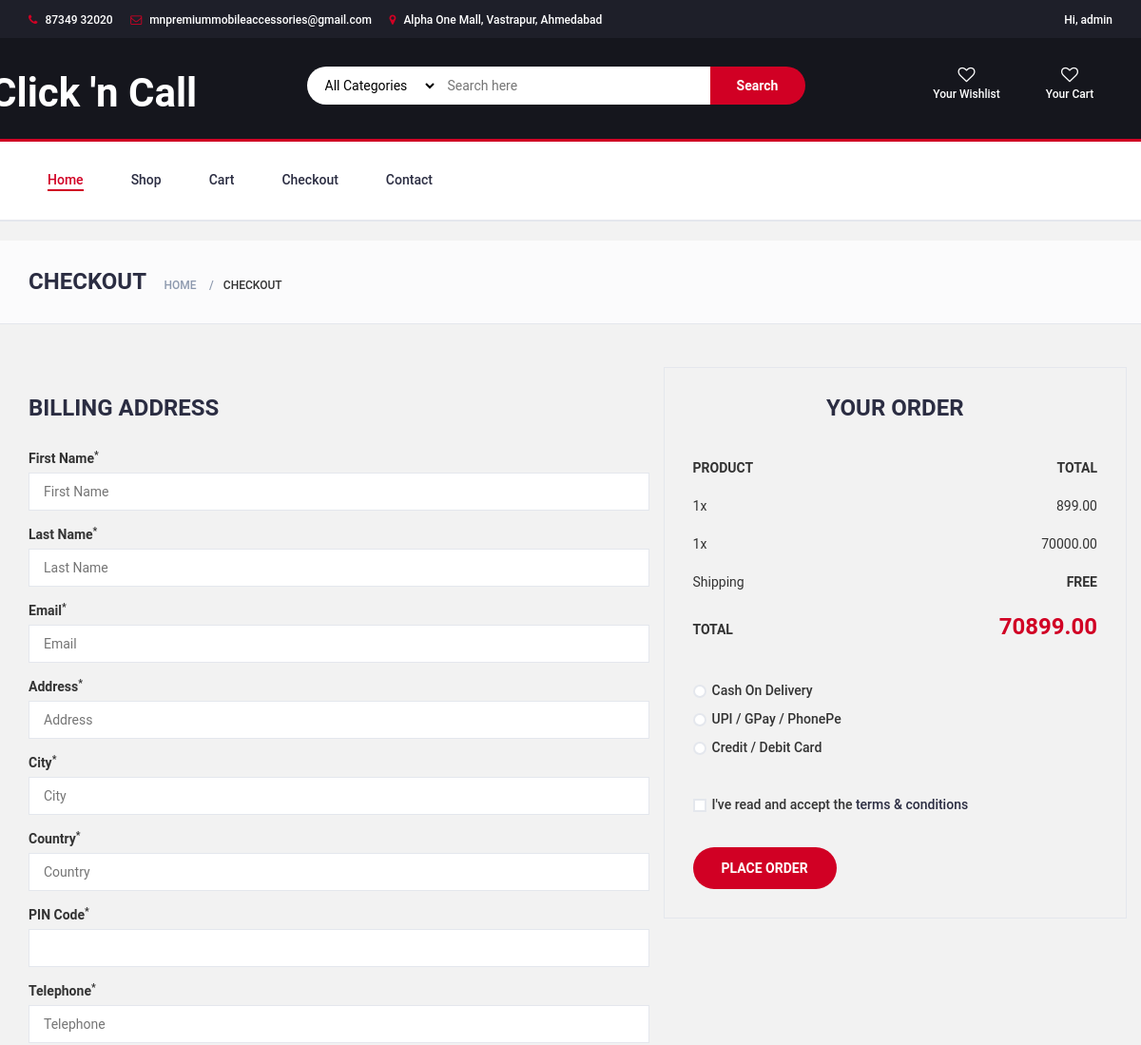
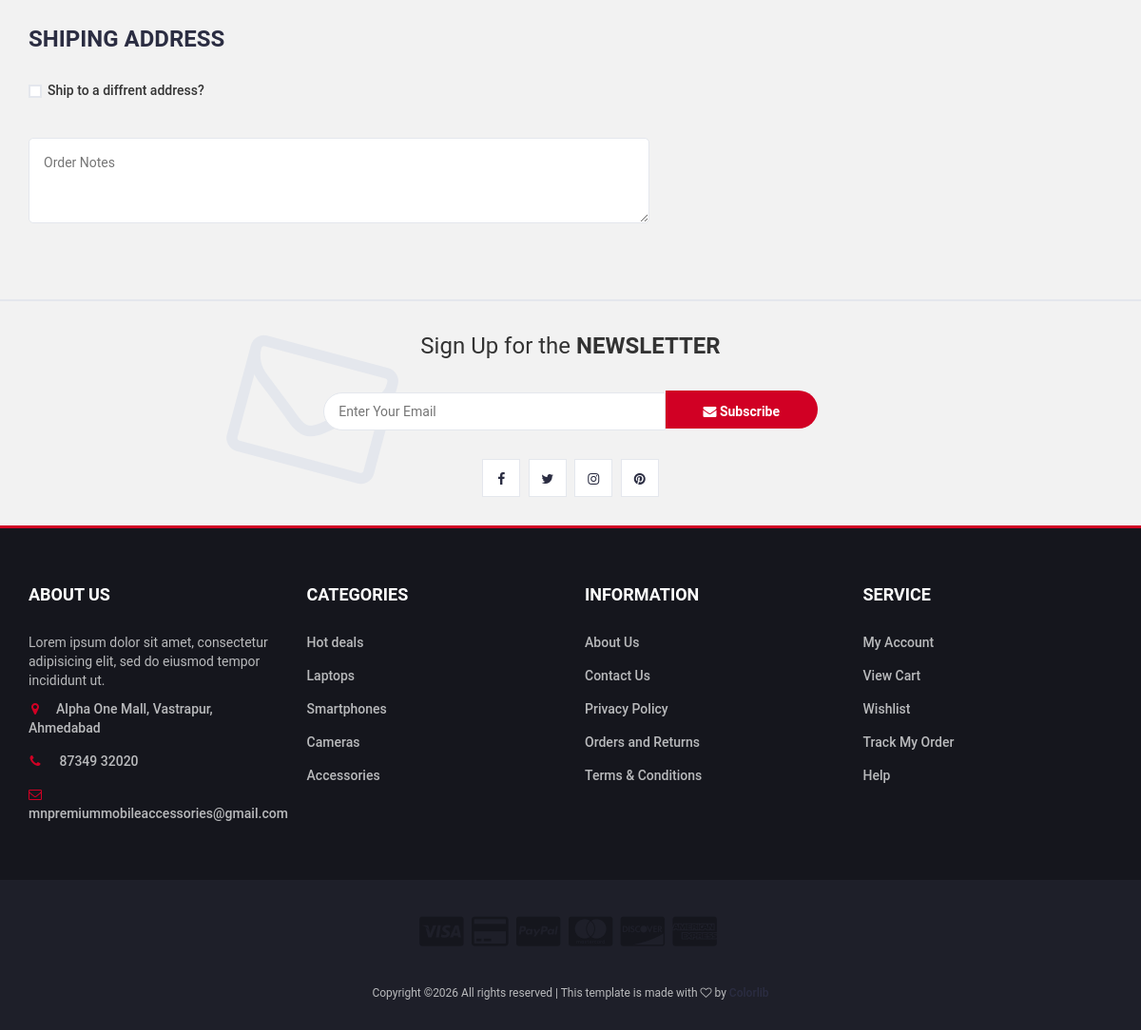
/checkout/ (signed in), run on the app's committed database (2 pictures, top to bottom).
### shop/models.py (models this page shows, shortened)
class Cart(models.Model):
    user = models.ForeignKey(settings.AUTH_USER_MODEL, on_delete=models.CASCADE)
    product = models.ForeignKey(Product, on_delete=models.CASCADE)
    quantity = models.PositiveIntegerField(default=1)
    added_at = models.DateTimeField(auto_now_add=True)

### shop/views.py (the view)
# urls.py: path('checkout/', views.checkout, name='checkout'),
@login_required
def checkout(request):
    cart_items = Cart.objects.filter(user=request.user)  # fetch logged-in user's cart
    for item in cart_items:
        item.total_price = item.product.price * item.quantity  # add total_price attribute
    total = sum(item.total_price for item in cart_items)
    context = {
        'cart_items': cart_items,
        'total': total,
    }
    return render(request, 'checkout.html', context)

### shop/context_processors.py (called while the page is built)
def categories_processor(request):
    return {
        'categories': ProductCategory.objects.all()
    }

### templates/checkout.html (shortened to what this page needs)
{% load static %}
<!DOCTYPE html>
<html lang="en">
	<head>
		<link rel="stylesheet" href="{% static 'css/bootstrap.min.css' %}"/>
		<link type="text/css" rel="stylesheet" href="{% static 'css/slick.css' %}"/>
		<link type="text/css" rel="stylesheet" href="{% static 'css/slick-theme.css' %}"/>
		<link type="text/css" rel="stylesheet" href="{% static 'css/nouislider.min.css' %}"/>
		<link rel="stylesheet" href="{% static 'css/font-awesome.min.css' %}">
		<link type="text/css" rel="stylesheet" href="{% static 'css/style.css' %}"/>
    </head>
	<body>
		<header>
<div id="top-header">
    <div class="container">
        <ul class="header-links pull-left">
            <li><a href="#"><i class="fa fa-phone"></i> 87349 32020</a></li>
            <li><a href="#"><i class="fa fa-envelope-o"></i> mnpremiummobileaccessories@gmail.com</a></li>
            <li><a href="#"><i class="fa fa-map-marker"></i> Alpha One Mall, Vastrapur, Ahmedabad</a></li>
        </ul>
       <ul class="header-links pull-right">
<li class="dashboard-dropdown">
    <a href="#" class="dashboard-link" onclick="toggleDashboard(event)">
        {% if user.is_authenticated %}
            Hi, {{ user.username }}
        {% else %}
            My Dashboard
        {% endif %}
    </a>
</li>
    </div>
</div>
			<div id="header">
				<div class="container">
					<div class="row">
						<div class="col-md-3">
							<div class="header-logo">
								<a href="#" class="logo">
									<h1 class="logo">Click 'n Call</h1>
								</a>
							</div>
						</div>
						<div class="col-md-6">
							<div class="header-search">
								<form method="get" action="{% url 'store' %}">
									 <select name="category" onchange="this.form.submit()" class="input-select">
        <option value="">All Categories</option>
    </select>
									<input class="input" placeholder="Search here">
									<button class="search-btn">Search</button>
								</form>
							</div>
						</div>
						<div class="col-md-3 clearfix">
							<div class="header-ctn">
								<div>
									<a href="{% url 'wishlist' %}">
										<i class="fa fa-heart-o"></i>
										<span>Your Wishlist</span>
									</a>
								</div>
								<div>
									<a href="{% url 'cart' %}">
										<i class="fa fa-heart-o"></i>
										<span>Your Cart</span>
									</a>
								</div>
							</div>
						</div>
					</div>
				</div>
			</div>
		</header>
		<nav id="navigation">
			<div class="container">
				<div id="responsive-nav">
					<ul class="main-nav nav navbar-nav">
						<li class="active"><a href="{% url 'index' %}">Home</a></li>
						<li><a href="{% url 'store' %}">Shop</a></li>
						<li><a href="{% url 'cart' %}">Cart</a></li>
						<li><a href="{% url 'checkout' %}">Checkout</a></li>
						<li><a href="{% url 'contact' %}">Contact</a></li>
					</ul>
				</div>
			</div>
		</nav>
		<div id="breadcrumb" class="section">
			<div class="container">
				<div class="row">
					<div class="col-md-12">
						<h3 class="breadcrumb-header">Checkout</h3>
						<ul class="breadcrumb-tree">
							<li><a href="#">Home</a></li>
							<li class="active">Checkout</li>
						</ul>
					</div>
				</div>
			</div>
		</div>
		 <form method="POST" action="{% url 'place_order' %}">
		<div class="section">
			<div class="container">
				<div class="row">
					<div class="col-md-7">
						<div class="billing-details">
							<div class="section-title">
								<h3 class="title">Billing address</h3>
							</div>
							<div class="form-group">
								<label class="form-label my-3">First Name<sup>*</sup></label>
								<input class="input" type="text" name="first_name" placeholder="First Name" pattern="[A-Za-z ]+" required title="Only alphabets allowed">
							</div>
							<div class="form-group">
								<label class="form-label my-3">Last Name<sup>*</sup></label>
								<input class="input" type="text" name="last_name" placeholder="Last Name" pattern="[A-Za-z ]+" required title="Only alphabets allowed">
							</div>
							<div class="form-group">
								<label class="form-label my-3">Email<sup>*</sup></label>
								<input class="input" type="email" name="email" placeholder="Email" required>
							</div>
							<div class="form-group">
								<label class="form-label my-3">Address<sup>*</sup></label>
								<input class="input" type="text" name="address" placeholder="Address" required>
							</div>
							<div class="form-group">
								<label class="form-label my-3">City<sup>*</sup></label>
								<input class="input" type="text" name="city" placeholder="City" required>
							</div>
							<div class="form-group">
								<label class="form-label my-3">Country<sup>*</sup></label>
								<input class="input" type="text" name="country" placeholder="Country" required>
							</div>
							<div class="form-group">
								<label class="form-label my-3">PIN Code<sup>*</sup></label>
								<input class="input" type="text" inputmode="numeric" oninput="this.value=this.value.replace(/[^0-9]/g,'')" maxlength="6" name="PIN_code" required>
							</div>
							<div class="form-group">
								<label class="form-label my-3">Telephone<sup>*</sup></label>
								<input class="input" type="tel" name="phone" placeholder="Telephone"
       pattern="[0-9]{10}" required
       title="Enter 10 digit mobile number">
							</div>
						</div>
						<div class="shiping-details">
							<div class="section-title">
								<h3 class="title">Shiping address</h3>
							</div>
							<div class="input-checkbox">
								<label for="shiping-address">
									<span></span>
									Ship to a diffrent address?
								</label>
							</div>
						</div>
						<div class="order-notes">
							<textarea class="input" placeholder="Order Notes"></textarea>
						</div>
					</div>
<div class="col-md-5 order-details">
    <div class="section-title text-center">
        <h3 class="title">Your Order</h3>
    </div>
    <div class="order-summary">
        <div class="order-col">
            <div><strong>PRODUCT</strong></div>
            <div><strong>TOTAL</strong></div>
        </div>
        <div class="order-products">
            {% for item in cart_items %}
            <div class="order-col">
                <div>{{ item.quantity }}x {{ item.product.name }}</div>
                <div>{{ item.total_price }}</div>
            </div>
            {% empty %}
            <p>Your cart is empty!</p>
            {% endfor %}
        </div>
        <div class="order-col">
            <div>Shipping</div>
            <div><strong>FREE</strong></div>
        </div>
        <div class="order-col">
            <div><strong>TOTAL</strong></div>
            <div><strong class="order-total">{{ total }}</strong></div>
        </div>
    </div>
    <div class="payment-method">
        <div class="input-radio">
            <label for="payment-1">
                <span></span>
                Cash On Delivery
            </label>
        </div>
        <div class="input-radio">
            <label for="payment-2">
                <span></span>
               UPI / GPay / PhonePe
            </label>
        </div>
        <div class="input-radio">
            <label for="payment-3">
                <span></span>
                Credit / Debit Card
            </label>
        </div>
    </div>
    <div class="input-checkbox">
        <label for="terms">
            <span></span>
            I've read and accept the <a href="#">terms & conditions</a>
        </label>
    </div>
    <button type="submit" class="primary-btn order-submit">Place order</button>
</div>
</div>
</div>
</form>
		<div id="newsletter" class="section">
			<div class="container">
				<div class="row">
					<div class="col-md-12">
						<div class="newsletter">
							<p>Sign Up for the <strong>NEWSLETTER</strong></p>
							<form>
								<input class="input" type="email" placeholder="Enter Your Email">
								<button class="newsletter-btn"><i class="fa fa-envelope"></i> Subscribe</button>
							</form>
							<ul class="newsletter-follow">
								<li>
									<a href="#"><i class="fa fa-facebook"></i></a>
								</li>
								<li>
									<a href="#"><i class="fa fa-twitter"></i></a>
								</li>
								<li>
									<a href="#"><i class="fa fa-instagram"></i></a>
								</li>
								<li>
									<a href="#"><i class="fa fa-pinterest"></i></a>
								</li>
							</ul>
						</div>
					</div>
				</div>
			</div>
		</div>
		<footer id="footer">
			<div class="section">
				<div class="container">
					<div class="row">
						<div class="col-md-3 col-xs-6">
							<div class="footer">
								<h3 class="footer-title">About Us</h3>
								<p>Lorem ipsum dolor sit amet, consectetur adipisicing elit, sed do eiusmod tempor incididunt ut.</p>
								<ul class="footer-links">
									<li><a href="#"><i class="fa fa-map-marker"></i>Alpha One Mall, Vastrapur, Ahmedabad</a></li>
									<li><a href="#"><i class="fa fa-phone"></i> 87349 32020</a></li>
									<li><a href="#"><i class="fa fa-envelope-o"></i>mnpremiummobileaccessories@gmail.com</a></li>
								</ul>
							</div>
						</div>
						<div class="col-md-3 col-xs-6">
							<div class="footer">
								<h3 class="footer-title">Categories</h3>
								<ul class="footer-links">
									<li><a href="#">Hot deals</a></li>
									<li><a href="#">Laptops</a></li>
									<li><a href="#">Smartphones</a></li>
									<li><a href="#">Cameras</a></li>
									<li><a href="#">Accessories</a></li>
								</ul>
							</div>
						</div>
						<div class="col-md-3 col-xs-6">
							<div class="footer">
								<h3 class="footer-title">Information</h3>
								<ul class="footer-links">
									<li><a href="#">About Us</a></li>
									<li><a href="#">Contact Us</a></li>
									<li><a href="#">Privacy Policy</a></li>
									<li><a href="#">Orders and Returns</a></li>
									<li><a href="#">Terms & Conditions</a></li>
								</ul>
							</div>
						</div>
						<div class="col-md-3 col-xs-6">
							<div class="footer">
								<h3 class="footer-title">Service</h3>
								<ul class="footer-links">
									<li><a href="#">My Account</a></li>
									<li><a href="#">View Cart</a></li>
									<li><a href="#">Wishlist</a></li>
									<li><a href="#">Track My Order</a></li>
									<li><a href="#">Help</a></li>
								</ul>
							</div>
						</div>
					</div>
				</div>
			</div>
			<div id="bottom-footer" class="section">
				<div class="container">
					<div class="row">
						<div class="col-md-12 text-center">
							<ul class="footer-payments">
								<li><a href="#"><i class="fa fa-cc-visa"></i></a></li>
								<li><a href="#"><i class="fa fa-credit-card"></i></a></li>
								<li><a href="#"><i class="fa fa-cc-paypal"></i></a></li>
								<li><a href="#"><i class="fa fa-cc-mastercard"></i></a></li>
								<li><a href="#"><i class="fa fa-cc-discover"></i></a></li>
								<li><a href="#"><i class="fa fa-cc-amex"></i></a></li>
							</ul>
							<span class="copyright">
								Copyright &copy;<script>document.write(new Date().getFullYear());</script> All rights reserved | This template is made with <i class="fa fa-heart-o" aria-hidden="true"></i> by <a href="https://colorlib.com" target="_blank">Colorlib</a>
							</span>
						</div>
					</div>
				</div>
			</div>
		</footer>
	</body>
</html>

### data on the page
Cart: quantity "1", total_price "899.00"
Cart: quantity "1", total_price "70000.00"

### other printed values
{{ user.username }} "admin"
{{ total }} "70899.00"
